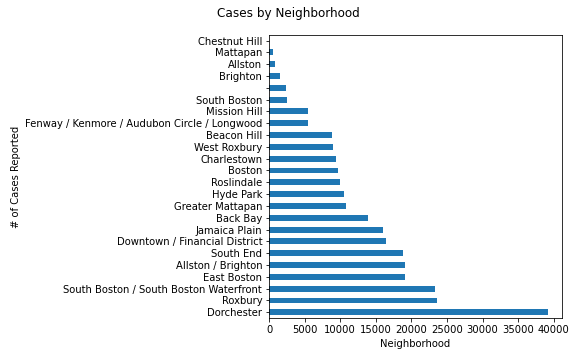

Reproduce this figure in Python.
# -*- coding: utf-8 -*-
"""
Created on Wed Apr 26 01:32:16 2023

@author: rosal
"""

import pandas as pd
import matplotlib.pyplot as plt

com_total=pd.read_csv("tmph4izx_fb.csv")

neighborhood = com_total.sort_values("neighborhood")
neighborhood = com_total.dropna()
print(neighborhood)
print("Total # of Cases:",len(neighborhood))
#sort cases, drop reports without neighborhood identfied, print total number of cases

num=com_total["neighborhood"]
neighborhood_counts=num.value_counts()
neighborhood_counts=neighborhood_counts.dropna()
print(neighborhood_counts)
neighborhood_counts.to_csv('neighborhood_counts.csv')
#count cases by neighborhood, write to csv

#%%
fig, ax1=plt.subplots(figsize=(8,5))
num.value_counts().plot.barh(ax=ax1)
fig.suptitle("Cases by Neighborhood")
ax1.set_xlabel("Neighborhood")
ax1.set_ylabel("# of Cases Reported")
fig.tight_layout()
fig.savefig("cases_by_neighborhood.png")
#create bar graph of cases by neighborhood

#%%
neighborhoods = ["Allston",
                "Allston / Brighton",
                "Back Bay",
                "Beacon Hill",
                "Boston",
                "Brighton",
                "Charlestown",
                "Chestnut Hill",
                "Dorchester",
                "Downtown / Financial District",
                "East Boston",
                "Fenway / Kenmore / Audobon Circle / Longwood",
                "Greater Mattapan",
                "Hyde Park",
                "Jamaica Plain",
                "Mattapan",
                "Mission Hill",
                "Roslindale",
                "Roxbury",
                "South Boston",
                "South Boston / South Boston Waterfront",
                "South End",
                "West Roxbury"]


for n in neighborhoods:
     selected=com_total.query(f"neighborhood=='{n}'")
     print(f"{n} Cases: {len(selected)}")
counts=com_total["neighborhood"].value_counts()
count_row=counts.sort_values()
percents=(count_row/276723)*100
sumup=sum(count_row/276723)
count_row=round((count_row/276723)*100)
print("% Total Cases by Neighborhood",count_row)
count_row.to_csv('neighborhood_percents.csv')
#calculate percentage of total cases by neighborhood

#%%
fig, ax1=plt.subplots(figsize=(15,15))
count_row.plot.pie(ax=ax1)
fig.suptitle("% Cases by Neighborhood")
ax1.set_xlabel("Neighborhood")
ax1.set_ylabel("# of Cases Reported")
fig.tight_layout()  
fig.savefig("percent_cases_by_neighborhood.png")
#create pie chart of case percentages by neighborhood